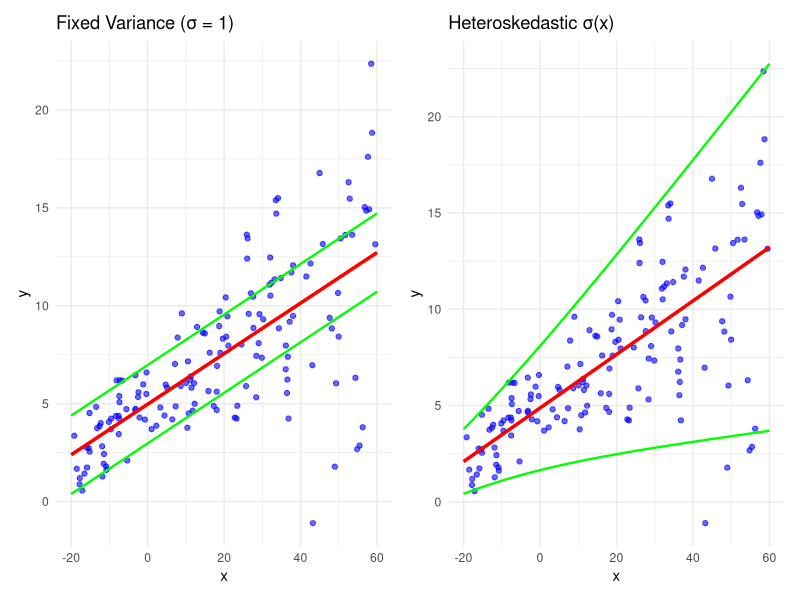

Write the R code that produced this figure.
library(patchwork)
library(tidyverse)

set.seed(43)

w0 <- 0.125
b0 <- 5.0
x_range <- c(-20, 60)

s_fun <- function(x) {
  g <- (x - x_range[1]) /
    (x_range[2] - x_range[1])

  3 * (0.25 + g^2)
}

load_dataset <- function(n = 150, n_tst = 150) {

  x <- runif(n, x_range[1], x_range[2])
  eps <- rnorm(n) * s_fun(x)
  y <- (w0 * x * (1 + sin(x)) + b0) + eps

  x_tst <- seq(
    x_range[1],
    x_range[2],
    length.out = n_tst
  )

  list(
    df = tibble(x = x, y = y),
    grid = tibble(x = x_tst)
  )
}

dat <- load_dataset()
df <- dat$df
grid <- dat$grid

# -----------------------------
# Fixed variance model
# -----------------------------
nll_fixed <- function(par, x, y) {
  b <- par[1]
  w <- par[2]

  mu <- b + w * x

  -sum(
    dnorm(y, mean = mu, sd = 1, log = TRUE)
  )
}

res_fixed <- optim(
  par = c(0, 0),
  fn = nll_fixed,
  x = df$x,
  y = df$y,
  method = "BFGS"
)

b_hat_f <- res_fixed$par[1]
w_hat_f <- res_fixed$par[2]

grid_fixed <- grid |>
  mutate(
    mu = b_hat_f + w_hat_f * x,
    sd = 1,
    upper = mu + 2 * sd,
    lower = mu - 2 * sd
  )

# -----------------------------
# 3. Heteroskedastic model
# -----------------------------
softplus <- function(z) log1p(exp(z))

nll_hetero <- function(par, x, y) {
  b  <- par[1]
  w  <- par[2]
  bp <- par[3]
  wp <- par[4]

  mu <- b + w * x
  sigma <- 1e-3 + softplus(0.05 * bp + wp * x)

  -sum(
    dnorm(y, mean = mu, sd = sigma, log = TRUE)
  )
}

res_hetero <- optim(
  par = rep(0, 4),
  fn = nll_hetero,
  x = df$x,
  y = df$y,
  method = "BFGS"
)

b_hat  <- res_hetero$par[1]
w_hat  <- res_hetero$par[2]
bp_hat <- res_hetero$par[3]
wp_hat <- res_hetero$par[4]

grid_hetero <- grid |>
  mutate(
    mu = b_hat + w_hat * x,
    sd = 1e-3 + softplus(0.05 * bp_hat + wp_hat * x),
    upper = mu + 2 * sd,
    lower = mu - 2 * sd
  )

# -----------------------------
# 4. Plot
# -----------------------------
# -----------------------------
# Fixed variance plot
# -----------------------------
p_fixed <- ggplot() +
  geom_point(
    data = df,
    aes(x, y),
    color = "blue", alpha = 0.6
  ) +
  geom_line(
    data = grid_fixed,
    aes(x, mu),
    color = "red", linewidth = 1.2
  ) +
  geom_line(
    data = grid_fixed,
    aes(x, upper),
    color = "green", linewidth = 0.8
  ) +
  geom_line(
    data = grid_fixed,
    aes(x, lower),
    color = "green", linewidth = 0.8
  ) +
  labs(
    title = "Fixed Variance (σ = 1)",
    x = "x",
    y = "y"
  ) +
  theme_minimal()

# -----------------------------
# Heteroskedastic plot
# -----------------------------
p_hetero <- ggplot() +
  geom_point(
    data = df,
    aes(x, y),
    color = "blue", alpha = 0.6
  ) +
  geom_line(
    data = grid_hetero,
    aes(x, mu),
    color = "red", linewidth = 1.2
  ) +
  geom_line(
    data = grid_hetero,
    aes(x, upper),
    color = "green", linewidth = 0.8
  ) +
  geom_line(
    data = grid_hetero,
    aes(x, lower),
    color = "green", linewidth = 0.8
  ) +
  labs(
    title = "Heteroskedastic σ(x)",
    x = "x",
    y = "y"
  ) +
  theme_minimal()

# -----------------------------
# Combine side-by-side
# -----------------------------
p_fixed | p_hetero
